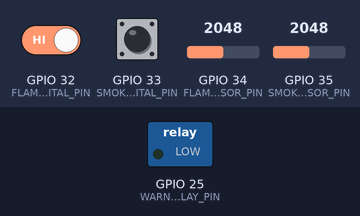
Bench run of a sketch on a simulated ESP32. Parts: switched loads named in the sketch (green lamp = pin HIGH). The test bench sets the inputs (shaded band); at power-on: GPIO 32 (FLAME_DIGITAL_PIN) HIGH, GPIO 33 (SMOKE_DIGITAL_PIN) HIGH, GPIO 34 (FLAME_SENSOR_PIN) = 2048, GPIO 35 (SMOKE_SENSOR_PIN) = 2048. WiFi joins after 1.5 s; servers stay silent unless stated; web services answer with replies made up by the test bench; what the sketch prints to the serial monitor is not drawn.

Above: at 3.4 s.
3.5 s: GPIO 32 (FLAME_DIGITAL_PIN) driven LOW
At 4.7 s:
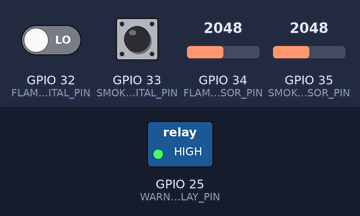
8.8 s: GPIO 32 (FLAME_DIGITAL_PIN) driven HIGH
At 11.4 s:
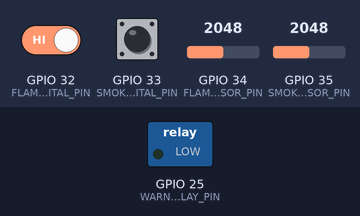
11.8 s: GPIO 33 (SMOKE_DIGITAL_PIN) pulled LOW for 3.2 s
At 14.3 s:
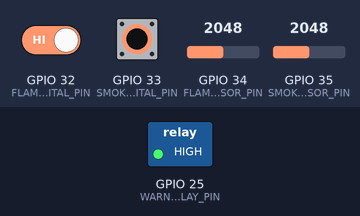
Timing chart, 0 to 17.7 s (numbered marks = the images above; inputs shaded):
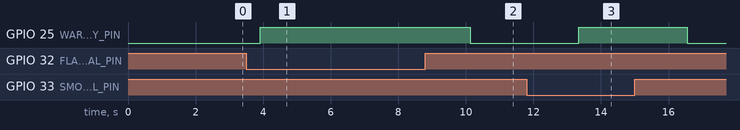

The sketch:

firealarm.ino
```cpp
#include <WiFi.h>
#include <WiFiClientSecure.h>
#include <UniversalTelegramBot.h>
#include <ArduinoJson.h>
#include <HTTPClient.h>

// WiFi credentials
const char* ssid = "NoName";        // Replace with your WiFi SSID
const char* password = "54548484";  // Replace with your WiFi password

// Telegram Bot credentials
String Token1 = "7994581873";
String Token2 = ":AAF3r1Z4DRVhToLokWzlqZVXUcdM4_1bG3A";
String Chat = "-1002401346969";  // Replace with your group chat ID

// WiFiClientSecure client;
// UniversalTelegramBot bot(BOTtoken, client);

// Sensor pins
#define FLAME_SENSOR_PIN 34   // Analog pin for flame sensor
#define FLAME_DIGITAL_PIN 32  // Digital pin for flame sensor
#define SMOKE_SENSOR_PIN 35   // Analog pin for smoke sensor
#define SMOKE_DIGITAL_PIN 33  // Digital pin for smoke sensor

// Warning light relay pin
#define WARNING_LIGHT_RELAY_PIN 25  // GPIO pin for relay controlling the 12V LED

// Variables to track alert state
bool flameDetected = false;
bool smokeDetected = false;

void setup() {
  Serial.begin(115200);

  // Connect to WiFi
  Serial.print("Connecting to WiFi...");
  WiFi.begin(ssid, password);
  while (WiFi.status() != WL_CONNECTED) {
    delay(1000);
    Serial.print(".");
  }
  Serial.println("\nConnected to WiFi!");

  // Initialize sensor pins
  pinMode(FLAME_DIGITAL_PIN, INPUT);
  pinMode(SMOKE_DIGITAL_PIN, INPUT);
  pinMode(WARNING_LIGHT_RELAY_PIN, OUTPUT);  // Initialize relay control pin

  sendMessageToTelegram("Fire Alarm ON");
}

void loop() {
  // Read flame sensor values
  int flameAnalogValue = analogRead(FLAME_SENSOR_PIN);
  int flameDigitalValue = digitalRead(FLAME_DIGITAL_PIN);

  // Read smoke sensor values
  int smokeAnalogValue = analogRead(SMOKE_SENSOR_PIN);
  int smokeDigitalValue = digitalRead(SMOKE_DIGITAL_PIN);

  // Warning light logic
  if (flameDigitalValue == LOW || smokeDigitalValue == LOW) {  // Flame or smoke detected
    if (!flameDetected && flameDigitalValue == LOW) {
      Serial.println("🔥 Alert! Flame detected!");
      // bot.sendMessage(CHAT_ID, "🔥 Alert! Flame detected!", "");
      sendMessageToTelegram("🔥 Alert! Flame detected!");

      flameDetected = true;
    }
    if (!smokeDetected && smokeDigitalValue == LOW) {
      Serial.println("💨 Alert! Smoke detected!");
      // bot.sendMessage(CHAT_ID, "💨 Alert! Smoke detected!", "");
      sendMessageToTelegram("💨 Alert! Smoke detected!");

      smokeDetected = true;
    }
    Serial.println("🚨 Alert! Warning light ON!");

    digitalWrite(WARNING_LIGHT_RELAY_PIN, HIGH);  // Turn on the relay to activate the 12V warning light
    delay(1000);                                  // Optional: Add delay to control light behavior
  } else {
    if (flameDetected || smokeDetected) {
      Serial.println("All clear. No flame or smoke detected. Warning light OFF.");
      // bot.sendMessage(CHAT_ID, "✅ All clear. No flame or smoke detected.", "");
      sendMessageToTelegram("✅ All clear. No flame or smoke detected.");

      flameDetected = false;
      smokeDetected = false;
    }
    digitalWrite(WARNING_LIGHT_RELAY_PIN, LOW);  // Turn off the relay to deactivate the 12V warning light
    delay(1000);                                 // Optional: Add delay for turning light off
  }

  // Log sensor data to Serial Monitor
  Serial.print("Flame (Analog): ");
  Serial.println(flameAnalogValue);
  Serial.print("Flame (Digital): ");
  Serial.println(flameDigitalValue);
  Serial.print("Smoke (Analog): ");
  Serial.println(smokeAnalogValue);
  Serial.print("Smoke (Digital): ");
  Serial.println(smokeDigitalValue);
  Serial.println("-------------------------------");

  delay(500);  // Main loop delay to prevent spamming
}


void sendMessageToTelegram(String message) {
  String url = "https://api.telegram.org/bot" + Token1 + Token2 + "/sendMessage?chat_id=" + Chat + "&text=" + message;

  HTTPClient http;
  http.begin(url);
  int httpCode = http.GET();  // Send GET request

  if (httpCode > 0) {
    String payload = http.getString();
    Serial.println("Message sent successfully!");
    Serial.println(payload);  // Print response for debugging
  } else {
    Serial.println("Error sending message");
  }

  http.end();  // Close connection
}
```

Measured:
- after the input at 3.5 s, GPIO 25 (WARNING_LIGHT_RELAY_PIN): LOW → HIGH after 0.41 s
- after the input at 8.8 s, GPIO 25 (WARNING_LIGHT_RELAY_PIN): HIGH → LOW after 1.3 s
- after the input at 11.8 s, GPIO 25 (WARNING_LIGHT_RELAY_PIN): LOW → HIGH after 1.5 s, → LOW 3.2 s later
